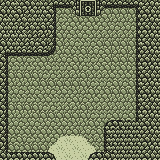

The image is a tile-based game level rendered from a .tmx file. Its description and complete source (layers, tilesets, objects, tile grids) follow:
An orthogonal 20x20 tile map with 8x8 px tiles, 1 tile layer (Tile Layer 1).

<map version="1.4" tiledversion="1.4.3" orientation="orthogonal" renderorder="right-down" width="20" height="20" tilewidth="8" tileheight="8" infinite="0" nextlayerid="2" nextobjectid="1">
 <tileset firstgid="1" source="Screenshot_2783640.tsx" />
 <layer id="1" name="Tile Layer 1" width="20" height="20">
  <data encoding="csv">
478,479,439,438,439,439,68,69,70,71,72,73,74,75,76,75,76,79,398,399,
438,479,438,478,439,479,108,193,233,111,112,113,114,233,233,233,233,119,438,439,
479,439,478,439,439,439,148,192,232,151,152,153,154,191,193,191,193,199,478,479,
439,439,479,478,439,438,188,189,190,191,192,193,194,195,196,195,196,119,518,519,
479,479,479,439,478,478,228,233,192,193,192,191,193,193,191,193,191,119,398,399,
438,439,439,478,479,438,268,231,193,192,232,192,233,231,231,231,231,159,438,439,
302,303,304,305,306,307,308,193,231,232,233,193,192,233,193,233,193,199,478,479,
342,192,231,192,232,231,191,193,192,231,232,192,192,233,231,233,231,119,518,519,
382,232,232,192,232,193,232,232,192,231,192,191,232,231,232,231,232,397,398,399,
422,231,231,231,233,192,192,191,191,191,233,191,191,191,232,191,232,437,438,439,
462,191,193,191,231,233,233,231,231,233,231,192,232,192,231,192,231,477,478,479,
502,503,504,505,506,507,508,193,232,193,193,231,232,231,231,231,231,517,518,519,
382,232,232,192,232,193,232,232,192,231,192,191,232,193,191,193,191,239,398,399,
422,231,231,231,233,192,192,191,191,191,233,191,191,191,193,191,193,199,438,439,
462,191,193,191,231,233,233,231,231,233,231,192,232,192,233,192,233,239,478,479,
502,503,504,505,506,507,508,193,232,193,193,231,232,357,676,679,679,679,518,519,
542,543,544,545,546,547,548,233,192,233,191,192,233,477,679,679,679,679,398,399,
582,192,233,192,232,587,588,589,590,591,592,593,191,477,679,679,679,679,438,439,
622,231,232,231,231,627,628,629,630,631,632,633,634,477,679,679,679,679,478,479,
662,663,664,665,666,667,668,669,670,671,672,673,674,662,679,679,679,679,518,519
</data>
 </layer>
</map>